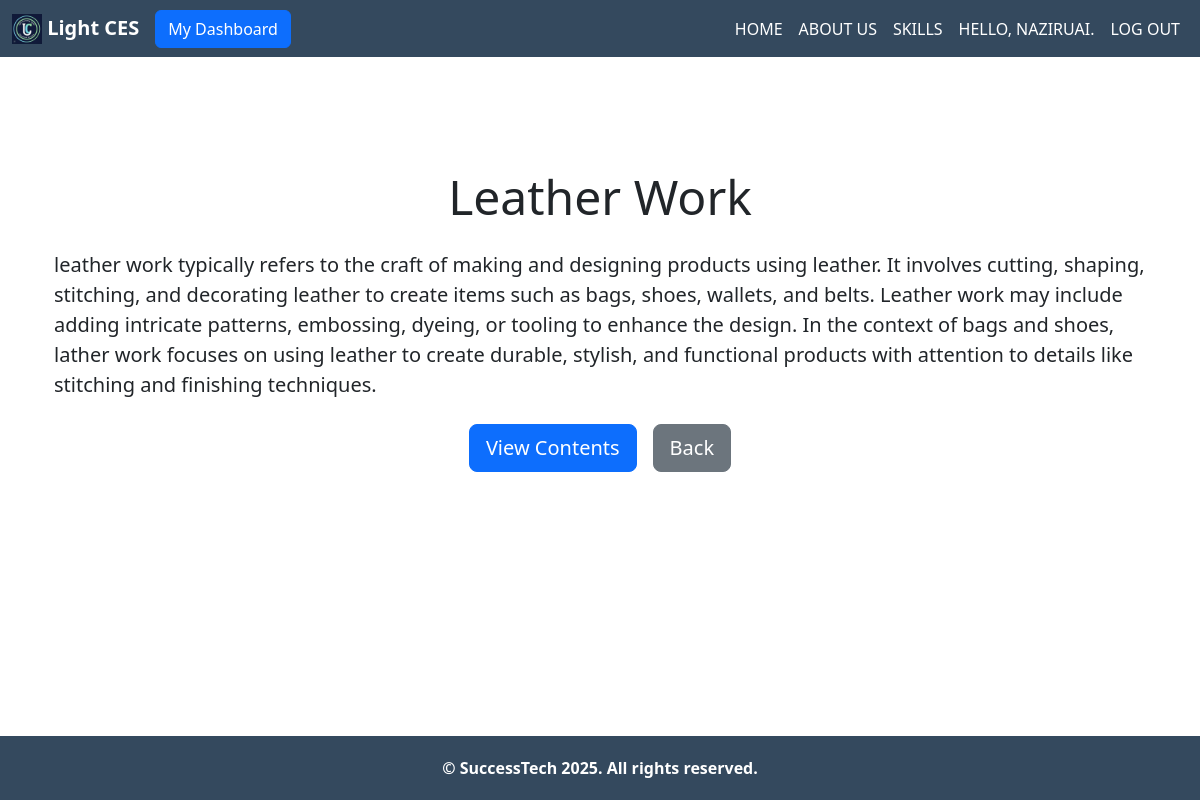
The app's page /courses/courses/4/ (signed in) with its own data.
### courses/models.py (models this page shows, shortened)
class Course(models.Model):
    title = models.CharField(max_length=100)
    description = models.TextField()
    staff = models.ForeignKey(User, on_delete=models.SET_NULL, null=True)
    created_at = models.DateTimeField(auto_now_add=True)

### courses/views.py (the view)
# urls.py: path('courses/<int:course_id>/', views.course_detail, name='course_detail'),  # Detail view
def course_detail(request, course_id):
    course = get_object_or_404(Course, id=course_id)
    return render(request, "courses/course_detail.html", {"course": course})

### courses/templates/courses/course_detail.html
{% extends 'main/base.html' %}
{% block content %}
<div class="container py-5">
    <div class="text-center mb-4">
        <h1 class="display-5">{{ course.title|title }}</h1>
    </div>
    <div class="mb-4">
        <p class="lead">{{ course.description }}</p>
    </div>
    <div class="d-flex justify-content-center gap-3">
        <a href="{% url 'main:contents:course_contents' course.id %}" class="btn btn-primary btn-lg">
            View Contents
        </a>
        <a href="{% url 'main:courses:courses' %}" class="btn btn-secondary btn-lg">
            Back
        </a>
    </div>
</div>
{% endblock %}

### main/templates/main/base.html (shortened to what this page needs)
{% load django_bootstrap5 %}
{% load static %}
<!DOCTYPE html>
<html lang="en">
<head>
    <link rel="stylesheet" href="{% static 'css/styles.css' %}">
    {% bootstrap_css %}
</head>
<body>
    <nav class="navbar navbar-expand-lg navbar-dark fixed-top"">
        <div class="container-fluid">
            <a class="navbar-brand" href="{% url 'main:home' %}">
                <img src="{% static 'images/logo1.jpg' %}" alt="Logo" class="d-inline-block align-text-top" style="height: 30px;">
                Light CES
            </a>
            <div class="collapse navbar-collapse" id="navbar">
                <ul class="navbar-nav me-auto mb-2 mb-lg-0">
                    {% if user.is_authenticated %}
                        {% if user.is_staff or user.is_superuser %}
                            <li class="nav-item">
                                <a href="{% url 'users:admin_dashboard' %}" class="btn btn-primary">My Dashboard</a>
                            </li>
                        {% endif %}
                    {% endif %}
                </ul>
                <ul class="navbar-nav ms-auto">
                    {% if user.is_authenticated %}
                        <li class="nav-item">
                            <a class="nav-link" href="{% url 'main:home' %}">Home</a>
                        </li>
                        <li class="nav-item">
                            <a class="nav-link" href="{% url 'main:about' %}">About Us</a>
                        </li>
                        <li class="nav-item">
                            <a class="nav-link" href="{% url 'main:courses:courses' %}">Skills</a>
                        </li>
                        <li class="nav-item">
                            <a class="nav-link">Hello, {{ user.username|title }}.</a>
                        </li>
                        <li class="nav-item">
                            <a class="nav-link" href="{% url 'users:logout' %}">Log out</a>
                        </li>
                    {% endif %}
                </ul>
            </div>
        </div>
    </nav>
    <main>
        <div class="container">
            {% block content %}{% endblock content %}
        </div>
    </main>
    <footer>
        <p>&copy; SuccessTech 2025. All rights reserved.</p>
    </footer>
</body>
</html>

### static/css/styles.css (style rules this page uses)
.navbar-brand { font-weight: bold; }
.nav-link { color: #FFF !important; font-weight: bold; text-transform: uppercase; text-decoration: none; }
.navbar-dark, footer { background-color: #34495e }
main { flex-grow: 1; }
html, body { height: 100%; margin: 0; display: flex; flex-direction: column; padding-top: 60px; }
.container { flex: 1; padding-bottom: 30px; }
footer { color: white; text-align: center; font-weight: bold; padding: 20px; width: 100%; margin-top: auto; }
footer p { margin: 0; }

### records on screen
Course: title "Leather Work", description "leather work typically refers to the craft of making and designing products using leather. It involves cutting, shaping, stitching, and decorating leather to create items such as bags, shoes, wallets, and belts. Leather work may include adding intricate patterns, embossing, dyeing, or tooling to enhance the design. In the context of bags and shoes, lather work focuses on using leather to create durable, stylish, and functional products with attention to details like stitching and finishing techniques."

### other values on screen
{{ user.username|title }} "NAZIRUAI"
